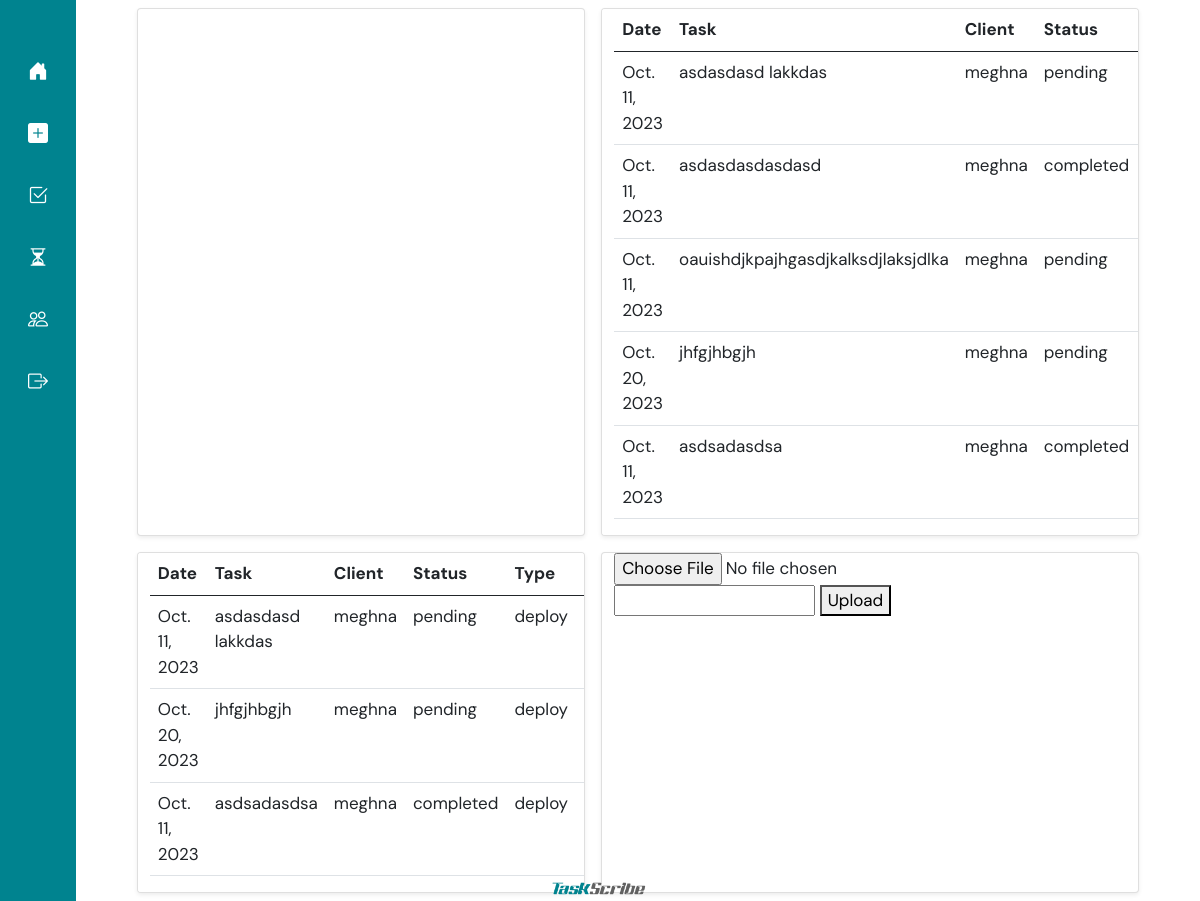
Page /home (signed in) on the committed database.
### taskapp/models.py (models this page shows, shortened)
class Task(models.Model):
    name = models.CharField(max_length=500,)
    user = models.ForeignKey(User, on_delete=models.PROTECT, null=True, blank=True)
    type = models.ForeignKey(Type, on_delete=models.CASCADE, null=True, blank=True)
    client = models.ForeignKey(Client, on_delete=models.PROTECT, null=True, blank=True)
    date = models.DateField()
    status = models.CharField(max_length=1, choices=STATUS, default='0')
    time = models.FloatField()

class Client(models.Model):
    name = models.CharField(max_length=100)

class Type(models.Model):
    name = models.CharField(max_length=100)
    def __str__(self) -> str:
        return self.name

### taskapp/views.py (the view)
# urls.py: 2. Add a URL to urlpatterns:  path('', views.home, name='home')
@login_required(login_url="/accounts/login/")
def home(request):
    userall = User.objects.get(id=request.user.id)
    taskf = Task.objects.filter(user=userall)
    all_tasks = Task.objects.all()
    return render(request, "home.html", {
        "all_tasks" : all_tasks, "taskfl": taskf
    })

### templates/home.html (shortened to what this page needs)
{% extends 'base.html' %}
{% load static %}
{% block content %}
<div class="row justify-content-center">
  <div class="col-sm-5 shadow-sm m-2 card" style="overflow-x: scroll;"></div>
  <div class="col-sm-6 shadow-sm m-2 card" style="overflow-x: scroll;">
    <table class="table table-hover">
      <thead>
        <tr>
          <th>Date</th>
          <th>Task</th>
          <th>Client</th>
          <th>Status</th>
        </tr>
      </thead>
      <tbody>
        {% for task in all_tasks %}
        <tr>
          <td>{{ task.date }}</td>
          <td>{{ task.name }}</td>
          <td>{{ task.client.name}}</td>
          <td>
            {% if task.status == "0" %}
            <a type="text">pending</a>
            {% elif task.status == "1" %}
            <a type="text">completed</a>
            {% endif %}
          </td>
        </tr>
        {% endfor %}
      </tbody>
    </table>
  </div>
</div>
<div class="row justify-content-center">
  <div class="col-sm-5 shadow-sm m-2 card" style="overflow-x: scroll;">
    <table class="table table-hover">
      <thead>
        <tr>
          <th>Date</th>
          <th>Task</th>
          <th>Client</th>
          <th>Status</th>
          <th>Type</th>
          <th>Time</th>
        </tr>
      </thead>
      <tbody>
        {% for tas in taskfl %}
        <tr>
          <td>{{ tas.date }}</td>
          <td>{{ tas.name }}</td>
          <td>{{ tas.client.name}}</td>
          <td>
            {% if tas.status == "0" %}
            <a type="text">pending</a>
            {% elif tas.status == "1" %}
            <a type="text">completed</a>
            {% endif %}
          </td>
          <td>{{ tas.type}}</td>
          <td>{{ tas.time}}</td>
        </tr>
        {% endfor %}
      </tbody>
    </table>
  </div>
  <div class="col-sm-6 shadow-sm m-2 card" style="overflow-x: scroll;">
    <form method="post" enctype="multipart/form-data">
      <input type="file" name="myfile">
      <input type="text" name="client" id="">
      <button type="submit">Upload</button>
    </form>
  </div>
</div>
{% endblock%}

### templates/base.html (style rules this page uses)
body { font-family: 'DM Sans'; font-size: 17px; background-color: #fff ; }

### rows in the picture
Task: date "Oct. 11, 2023", name "asdasdasd lakkdas", client.name "meghna", status "pending", type "deploy"
Task: date "Oct. 11, 2023", name "asdasdasdasdasd", client.name "meghna", status "completed"
Task: date "Oct. 11, 2023", name "oauishdjkpajhgasdjkalksdjlaksjdlka", client.name "meghna", status "pending"
Task: date "Oct. 20, 2023", name "jhfgjhbgjh", client.name "meghna", status "pending", type "deploy"
Task: date "Oct. 11, 2023", name "asdsadasdsa", client.name "meghna", status "completed", type "deploy"
